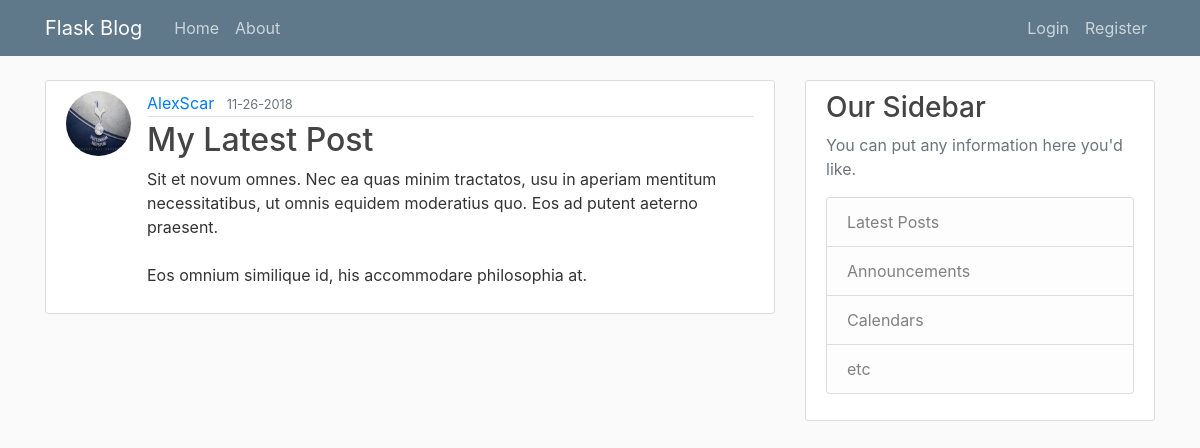
/post/15, run on the app's committed database.
### flask_blog/models.py (models this page shows, shortened)
class User(db.Model, UserMixin):
    id = db.Column(db.Integer, primary_key=True)
    username = db.Column(db.String(20), unique=True, nullable=False)
    email = db.Column(db.String(120), unique=True, nullable=False)
    img_file = db.Column(db.String(20), nullable=False, default='default.jpg')
    password = db.Column(db.String(60), nullable=False)
    posts = db.relationship('Post', backref='author', lazy=True)

class Post(db.Model):
    id = db.Column(db.Integer, primary_key=True)
    title = db.Column(db.String(100), nullable=False)
    posted_at = db.Column(db.DateTime, nullable=False, default=datetime.utcnow)
    content = db.Column(db.Text, nullable=False)
    user_id = db.Column(db.Integer, db.ForeignKey('user.id'), nullable=False)

### flask_blog/routes.py (the view)
@app.route('/post/<int:post_id>')
def post(post_id):
    post = Post.query.get_or_404(post_id)
    return render_template('post.html', title=post.title, post=post)

### flask_blog/templates/post.html (shortened to what this page needs)
{% extends 'layout.html' %}
{% block content %}
    <article class="media content-section">
        <img src="{{ url_for('static', filename='profile_pics/' + post.author.img_file) }}" class="rounded-circle article-img">
        <div class="media-body">
            <div class="article-metadata">
                <a class="mr-2" href="{{ url_for('user_posts', username=post.author.username) }}">
                    {{ post.author.username }}
                </a>
                <small class="text-muted">{{ post.posted_at.strftime('%m-%d-%Y') }}</small>
            </div>
            <h2 class="article-title">{{ post.title }}</h2>
            <p class="article-content">{{ post.content }}</p>
        </div>
    </article>
{% endblock %}

### flask_blog/static/main.css (style rules this page uses)
body { background: #fafafa; color: #333333; margin-top: 5rem; }
h1, h2, h3, h4, h5, h6 { color: #444444; }
.content-section { background: #ffffff; padding: 10px 20px; border: 1px solid #dddddd; border-radius: 3px; margin-bottom: 20px; }
.article-title { color: #444444; }
.article-content { white-space: pre-line; }
.article-img { height: 65px; width: 65px; margin-right: 16px; }
.article-metadata { padding-bottom: 1px; margin-bottom: 4px; border-bottom: 1px solid #e3e3e3; }

### data on the page
User: img_file (picture), author.username "AlexScar"
Post: posted_at "11-26-2018", title "My Latest Post", content "Sit et novum omnes. Nec ea quas minim tractatos, usu in aperiam mentitum necessitatibus, ut omnis equidem moderatius quo. Eos ad putent aeterno praesent. Eos omnium similique id, his accommodare philosophia at."
